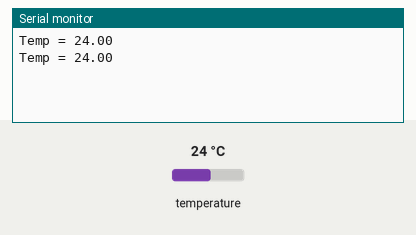
Simulated run of this sketch. Board: Arduino Uno, built with avr-gcc and run on an emulated ATmega328P. Shown: the last lines printed to the serial monitor. Inputs (shaded band) come from the test bench; at power-on: temperature 24 °C.

Above: at 3.8 s.
3.9 s: temperature set to 12 °C
At 5.9 s:
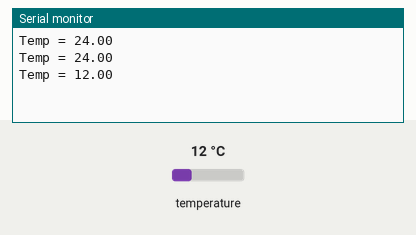
6.7 s: temperature set to 19 °C
At 8.3 s:
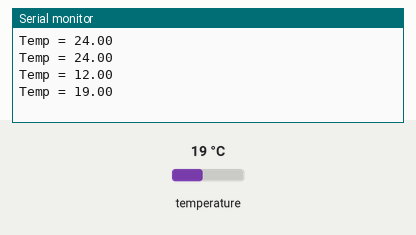
Timing chart, 0 to 9.8 s (numbered marks = the images above; inputs shaded):
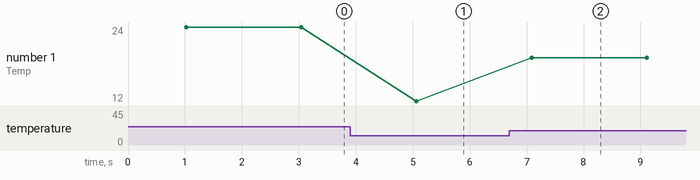

Measured:
- after the input at 3.9 s, the serial monitor: prints a new line after 1.2 s (image 1)
- after the input at 6.7 s, the serial monitor: prints a new line after 0.39 s (image 2)
- plotted number 1: 24 → 12 after the input at 3.9 s, 12 → 19 after the input at 6.7 s

The sketch:

TestReadTempLib.ino
```cpp
#include <OneWire.h>
#include "ReadTempLib.h"


ReadTempLib temp(10); // Init on Port 10

void setup() {
  Serial.begin(9600);
}

void loop() {

  // Get Temp
  boolean valid = temp.acquireTemp();

  if(valid)
  {
    float t =  temp.getTemp();
    Serial.print("Temp = ");
    Serial.println(t);
  }

  // Wait 1sec
  delay(1000);
}
```

ReadTempLib.cpp
```cpp
#include "ReadTempLib.h"


ReadTempLib::ReadTempLib(uint8_t pin)
{
  // Init One Wire Lib
  _wire = new OneWire(pin);
}

boolean ReadTempLib::acquireTemp()
{
  byte i;
  byte data[12];
  byte addr[8];

  // Reset Search
  _wire->reset_search();

  // Get first sensor
  if ( !_wire->search(addr)) {
    Serial.println("No more addresses.");

    return false;
  }

  if (OneWire::crc8(addr, 7) != addr[7]) {
    Serial.println("CRC is not valid!");
    return false;
  }

  // Check if chip is DS18B20
  if(addr[0]!=0x28)
  {
    Serial.println("Chip is not DS18B20");
    return false;
  }

  _wire->reset();
  _wire->select(addr);
  _wire->write(0x44,1);// start conversion

  delay(1000);     // maybe 750ms is enough, maybe not

  _wire->reset();
  _wire->select(addr);
  _wire->write(0xBE);// Read Scratchpad

  for ( i = 0; i < 9; i++) {// we need 9 bytes
    data[i] = _wire->read();
  }

  // Convert the data to actual temperature
  float raw = (data[1] << 8) | data[0];

  // Save temperature
  _temp = raw / 16.0;

  return true;
}

float ReadTempLib::getTemp()
{
  return _temp;
}
```

ReadTempLib.h
```cpp
#ifndef ReadTempLib_h
#define ReadTempLib_h

#include <OneWire.h>


//
// Simple Read Temperature
class ReadTempLib
{

private:
  OneWire * _wire;
  float _temp;

public:
  // OneWire Pin setting
  ReadTempLib(uint8_t pin);

  // Read temperature from sensor
  // return True if OK
  boolean acquireTemp();

  // Return temperature
  float getTemp();

};


#endif
```
